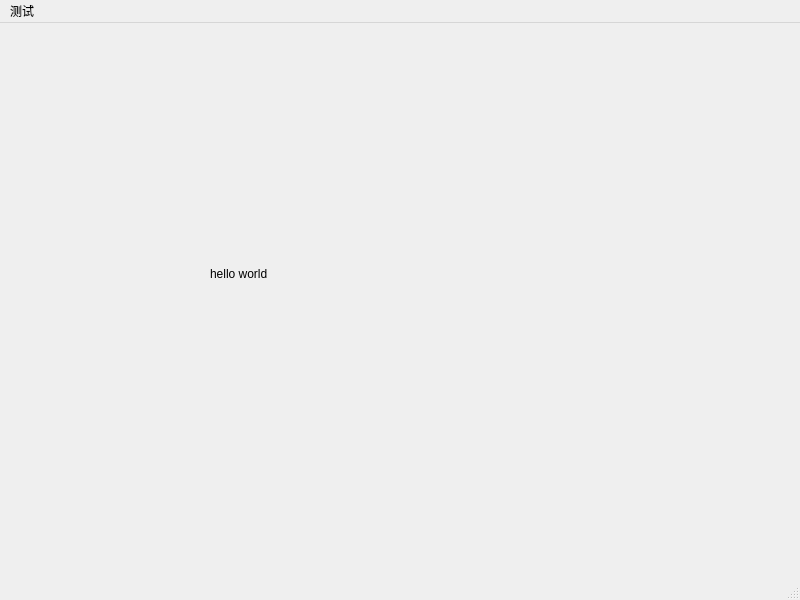
<?xml version="1.0" encoding="UTF-8"?>
<ui version="4.0">
    <class>MainWindow</class>
    <widget class="QMainWindow" name="MainWindow">
        <property name="geometry">
            <rect>
                <x>0</x>
                <y>0</y>
                <width>800</width>
                <height>600</height>
            </rect>
        </property>
        <property name="windowTitle">
            <string>MainWindow</string>
        </property>
        <widget class="QWidget" name="centralwidget">
            <widget class="QLabel" name="label">
                <property name="geometry">
                    <rect>
                        <x>210</x>
                        <y>220</y>
                        <width>231</width>
                        <height>61</height>
                    </rect>
                </property>
                <property name="text">
                    <string>hello world</string>
                </property>
            </widget>
        </widget>
        <widget class="QMenuBar" name="menubar">
            <property name="geometry">
                <rect>
                    <x>0</x>
                    <y>0</y>
                    <width>800</width>
                    <height>29</height>
                </rect>
            </property>
            <widget class="QMenu" name="menu">
                <property name="title">
                    <string>测试</string>
                </property>
                <addaction name="action_1"/>
            </widget>
            <addaction name="menu"/>
        </widget>
        <widget class="QStatusBar" name="statusbar"/>
        <action name="action_1">
            <property name="text">
                <string>菜单1</string>
            </property>
        </action>
    </widget>
    <resources/>
    <connections/>
</ui>
